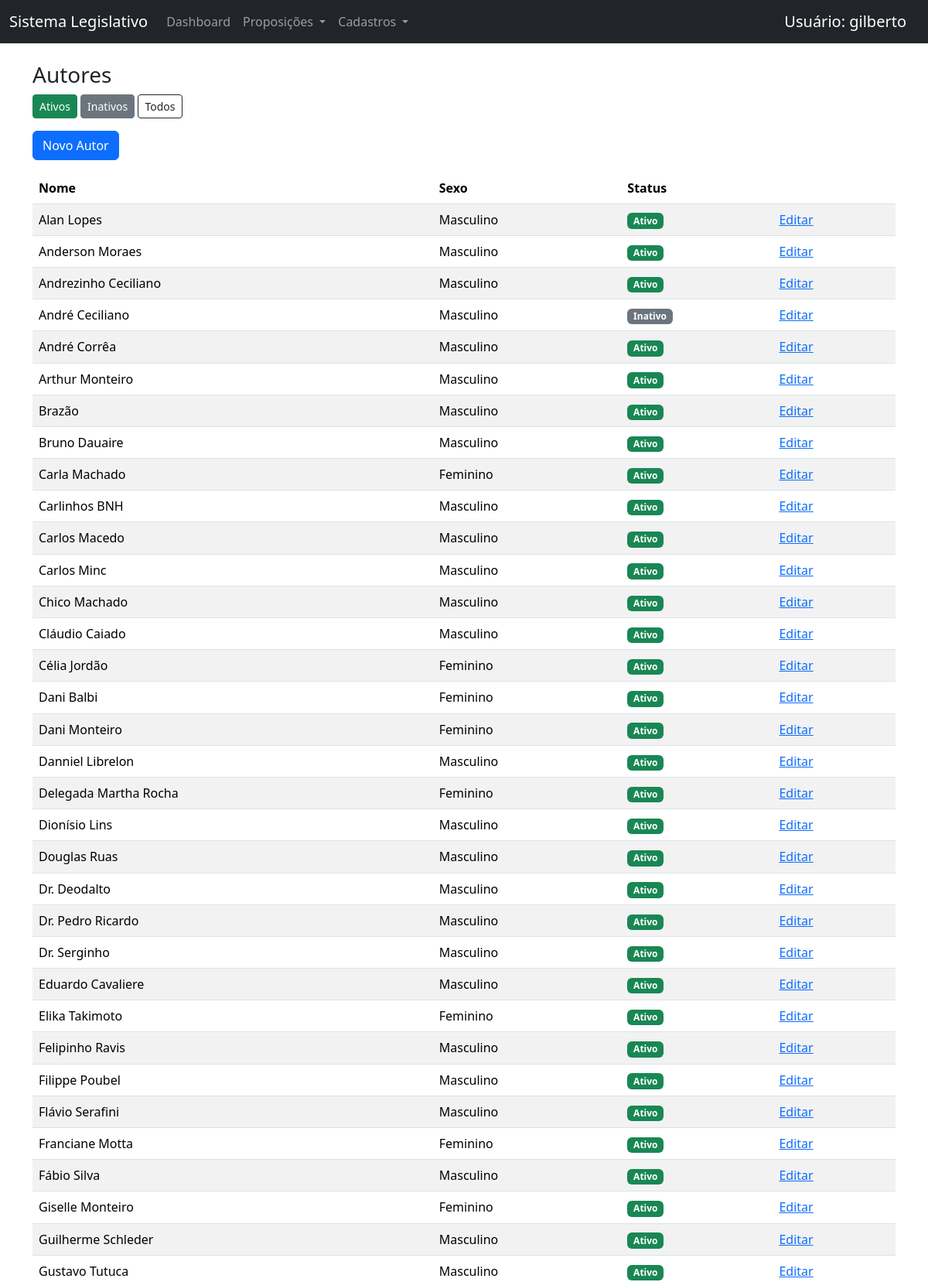
The page /autores/ (signed in, upper part) on the database its author committed.
### www/models.py (models this page shows, shortened)
class Autor(models.Model):
    nome = models.CharField(max_length=150)
    sexo = models.CharField(
        max_length=1,
        choices=[
            ("M", "Masculino"),
            ("F", "Feminino"),
        ]
    )
    ativo = models.BooleanField(default=True)
    class Meta:
        verbose_name = "Autor"
        verbose_name_plural = "Autores"
        ordering = ["nome"]

### www/views.py (the view)
# urls.py: path("autores/", AutorListView.as_view(), name="autor_list"),
class AutorListView(LoginRequiredMixin, ListView):
    model = Autor
    template_name = "www/autor_list.html"
    context_object_name = "autores"
    def get_queryset(self):
        qs = Autor.objects.all()
        ativo = self.request.GET.get("ativo")
        if ativo == "1":
            qs = qs.filter(ativo=True)
        elif ativo == "0":
            qs = qs.filter(ativo=False)
        return qs

### www/templates/www/autor_list.html
{% extends "base.html" %}
{% block content %}
<h3>Autores</h3>
<div class="mb-3">
    <a href="?ativo=1" class="btn btn-success btn-sm">Ativos</a>
    <a href="?ativo=0" class="btn btn-secondary btn-sm">Inativos</a>
    <a href="{% url 'autor_list' %}" class="btn btn-outline-dark btn-sm">Todos</a>
</div>
<a href="{% url 'autor_create' %}" class="btn btn-primary mb-3">Novo Autor</a>
<table class="table table-striped">
    <thead>
        <tr>
            <th>Nome</th>
            <th>Sexo</th>
            <th>Status</th>
            <th></th>
        </tr>
    </thead>
    <tbody>
        {% for autor in autores %}
        <tr>
            <td>{{ autor.nome }}</td>
            <td>{{ autor.get_sexo_display }}</td>
            <td>
                {% if autor.ativo %}
                    <span class="badge bg-success">Ativo</span>
                {% else %}
                    <span class="badge bg-secondary">Inativo</span>
                {% endif %}
            </td>
            <td>
                <a href="{% url 'autor_update' autor.pk %}">Editar</a>
            </td>
        </tr>
        {% endfor %}
    </tbody>
</table>
{% endblock %}

### www/templates/base.html (shortened to what this page needs)
<!DOCTYPE html>
<html lang="pt-br">
<head>
    <link href="https://cdn.jsdelivr.net/npm/bootstrap@5.3.2/dist/css/bootstrap.min.css" rel="stylesheet">
</head>
<body>
  <nav class="navbar navbar-expand-lg navbar-dark bg-dark mb-4">
    <div class="container-fluid">
      <a class="navbar-brand" href="{% url 'dashboard' %}">
          Sistema Legislativo
      </a>
      <div class="collapse navbar-collapse" id="navbarNav">
        <ul class="navbar-nav me-auto">
          <li class="nav-item">
            <a class="nav-link" href="{% url 'dashboard' %}">Dashboard</a>
          </li>
          <li class="nav-item dropdown">
            <a class="nav-link dropdown-toggle" href="#" role="button"
               data-bs-toggle="dropdown">
              Proposições
            </a>
          </li>
          <li class="nav-item dropdown">
            <a class="nav-link dropdown-toggle" href="#" role="button"
               data-bs-toggle="dropdown">
              Cadastros
            </a>
          </li>
        </ul>
      </div>
      <div class="navbar-brand">
        Usuário: {{ user.username }}
      </div>
    </div>
  </nav>
  <div class="container">
      {% block content %}{% endblock %}
  </div>
</body>
</html>

### rows shown on the page
Autor: nome "Alan Lopes", sexo "Masculino", ativo "Ativo"
Autor: nome "Anderson Moraes", sexo "Masculino", ativo "Ativo"
Autor: nome "Andrezinho Ceciliano", sexo "Masculino", ativo "Ativo"
Autor: nome "André Ceciliano", sexo "Masculino", ativo "Inativo"
Autor: nome "André Corrêa", sexo "Masculino", ativo "Ativo"
Autor: nome "Arthur Monteiro", sexo "Masculino", ativo "Ativo"
Autor: nome "Brazão", sexo "Masculino", ativo "Ativo"
Autor: nome "Bruno Dauaire", sexo "Masculino", ativo "Ativo"
Autor: nome "Carla Machado", sexo "Feminino", ativo "Ativo"
Autor: nome "Carlinhos BNH", sexo "Masculino", ativo "Ativo"
Autor: nome "Carlos Macedo", sexo "Masculino", ativo "Ativo"
Autor: nome "Carlos Minc", sexo "Masculino", ativo "Ativo"
Autor: nome "Chico Machado", sexo "Masculino", ativo "Ativo"
Autor: nome "Cláudio Caiado", sexo "Masculino", ativo "Ativo"
Autor: nome "Célia Jordão", sexo "Feminino", ativo "Ativo"
Autor: nome "Dani Balbi", sexo "Feminino", ativo "Ativo"
Autor: nome "Dani Monteiro", sexo "Feminino", ativo "Ativo"
Autor: nome "Danniel Librelon", sexo "Masculino", ativo "Ativo"
Autor: nome "Delegada Martha Rocha", sexo "Feminino", ativo "Ativo"
Autor: nome "Dionísio Lins", sexo "Masculino", ativo "Ativo"
Autor: nome "Douglas Ruas", sexo "Masculino", ativo "Ativo"
Autor: nome "Dr. Deodalto", sexo "Masculino", ativo "Ativo"
Autor: nome "Dr. Pedro Ricardo", sexo "Masculino", ativo "Ativo"
Autor: nome "Dr. Serginho", sexo "Masculino", ativo "Ativo"
Autor: nome "Eduardo Cavaliere", sexo "Masculino", ativo "Ativo"
Autor: nome "Elika Takimoto", sexo "Feminino", ativo "Ativo"
Autor: nome "Felipinho Ravis", sexo "Masculino", ativo "Ativo"
Autor: nome "Filippe Poubel", sexo "Masculino", ativo "Ativo"
Autor: nome "Flávio Serafini", sexo "Masculino", ativo "Ativo"
Autor: nome "Franciane Motta", sexo "Feminino", ativo "Ativo"
Autor: nome "Fábio Silva", sexo "Masculino", ativo "Ativo"
Autor: nome "Giselle Monteiro", sexo "Feminino", ativo "Ativo"
Autor: nome "Guilherme Schleder", sexo "Masculino", ativo "Ativo"
Autor: nome "Gustavo Tutuca", sexo "Masculino", ativo "Ativo"

### other values the page prints
{{ user.username }} "gilberto"
